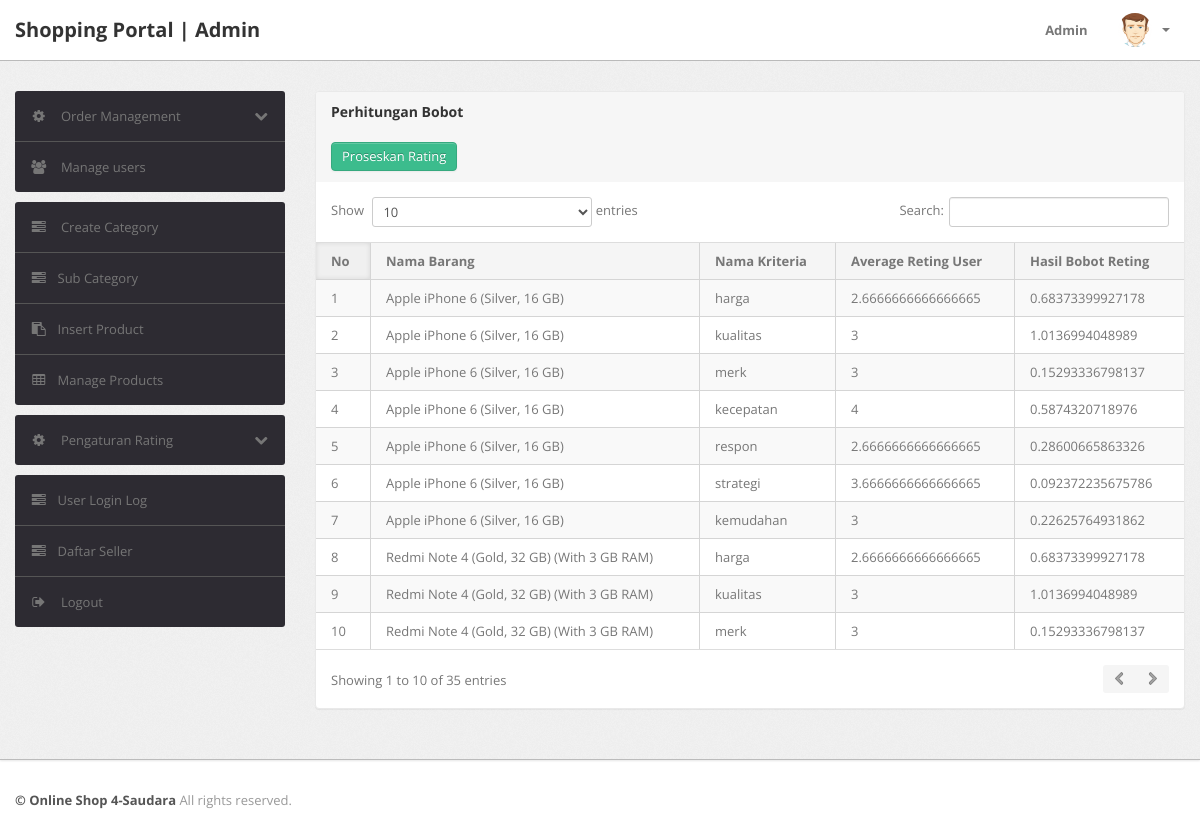
Screenshot of /admin/rating.php (signed in) with the database file from the repository.
### tables this page shows
CREATE TABLE `rating_group` (
  `id_penilaian_rating` int(11) NOT NULL,
  `id_barang_group` int(11) NOT NULL,
  `id_kriteria_group` int(11) NOT NULL,
  `total_rating` double NOT NULL,
  `bobot_rating` double NOT NULL
);

CREATE TABLE `products` (
  `id` int(11) NOT NULL,
  `category` int(11) NOT NULL,
  `subCategory` int(11) DEFAULT NULL,
  `productName` varchar(255) DEFAULT NULL,
  `productCompany` varchar(255) DEFAULT NULL,
  `productPrice` int(11) DEFAULT NULL,
  `productPriceBeforeDiscount` int(11) DEFAULT NULL,
  `productDescription` longtext DEFAULT NULL,
  `productImage1` varchar(255) DEFAULT NULL,
  `productImage2` varchar(255) DEFAULT NULL,
  `productImage3` varchar(255) DEFAULT NULL,
  `shippingCharge` int(11) DEFAULT NULL,
  `productAvailability` varchar(255) DEFAULT NULL,
  `postingDate` timestamp NULL DEFAULT current_timestamp(),
  `updationDate` varchar(255) DEFAULT NULL,
  `id_seller` int(11) DEFAULT NULL,
  `rating_produk` double NOT NULL
);

CREATE TABLE `kriteria` (
  `id_kriteria` int(11) NOT NULL,
  `nama_kriteria` varchar(100) NOT NULL
);

CREATE TABLE `bobot` (
  `id_bobot` int(11) NOT NULL,
  `id_kriteria_bobot` int(11) NOT NULL,
  `bobot` double NOT NULL
);

### admin/rating.php (the view, shortened to what this page needs)
<?php
include('include/config.php');
if(strlen($_SESSION['alogin'])==0)
{
	header('location:index.php');
}
else{
	?>
	<!DOCTYPE html>
	<html lang="en">
	<head>
		<link type="text/css" href="bootstrap/css/bootstrap.min.css" rel="stylesheet">
		<link type="text/css" href="bootstrap/css/bootstrap-responsive.min.css" rel="stylesheet">
		<link type="text/css" href="css/theme.css" rel="stylesheet">
		<link type="text/css" href="images/icons/css/font-awesome.css" rel="stylesheet">
	</head>
	<body>
		<?php include('include/header.php');?>
		<div class="wrapper">
			<div class="container">
				<div class="row">
					<?php include('include/sidebar.php');?>
					<div class="span9">
						<div class="content">
							<div class="module">
								<div class="module-head">
									<h3>Perhitungan Bobot</h3><br/>
									<button type="button" class="btn btn-success feed-id" data-toggle="modal"  data-target="#myModal">Proseskan Rating</button>
								</div>
								<div class="module-body table">
									<table cellpadding="0" cellspacing="0" border="0" class="datatable-1 table table-bordered table-striped	 display" width="100%">
										<thead>
											<tr>
												<th>No</th>
												<th>Nama Barang</th>
												<th>Nama Kriteria</th>
												<th>Average Reting User</th>
												<th>Hasil Bobot Reting</th>
											</tr>
										</thead>
										<tbody>
											<?php $query=mysqli_query($con,"SELECT * FROM rating_group,products,kriteria,bobot WHERE rating_group.id_barang_group=products.id AND rating_group.id_kriteria_group=kriteria.id_kriteria AND rating_group.id_kriteria_group=bobot.id_kriteria_bobot");
											$cnt=1;
											while($row=mysqli_fetch_array($query))
											{
												?>
												<tr>
													<td><?php echo htmlentities($cnt);?></td>
													<td><?php echo htmlentities($row['productName']);?></td>
													<td><?php echo htmlentities($row['nama_kriteria']);?></td>
													<td><?php echo htmlentities($row['total_rating']);?></td>
													<td><?php echo htmlentities($row['total_rating']*$row['bobot']);?></td>
</tr>
													<?php $cnt=$cnt+1; } ?>
</tbody>
													 					</table>
											</div>
										</div>
									</div>
								</div>
							</div>
						</div>
					</div>
					<?php include('include/footer.php');?>
				</body>
				<?php } ?>

### rows the page displays
rating_group: products.productName "Apple iPhone 6 (Silver, 16 GB)", kriteria.nama_kriteria "harga", total_rating "2.6666666666666665", $row['total_rating']*$row['bobot'] "0.68373399927178"
rating_group: products.productName "Apple iPhone 6 (Silver, 16 GB)", kriteria.nama_kriteria "kualitas", total_rating "3", $row['total_rating']*$row['bobot'] "1.0136994048989"
rating_group: products.productName "Apple iPhone 6 (Silver, 16 GB)", kriteria.nama_kriteria "merk", total_rating "3", $row['total_rating']*$row['bobot'] "0.15293336798137"
rating_group: products.productName "Apple iPhone 6 (Silver, 16 GB)", kriteria.nama_kriteria "kecepatan", total_rating "4", $row['total_rating']*$row['bobot'] "0.5874320718976"
rating_group: products.productName "Apple iPhone 6 (Silver, 16 GB)", kriteria.nama_kriteria "respon", total_rating "2.6666666666666665", $row['total_rating']*$row['bobot'] "0.28600665863326"
rating_group: products.productName "Apple iPhone 6 (Silver, 16 GB)", kriteria.nama_kriteria "strategi", total_rating "3.6666666666666665", $row['total_rating']*$row['bobot'] "0.092372235675786"
rating_group: products.productName "Apple iPhone 6 (Silver, 16 GB)", kriteria.nama_kriteria "kemudahan", total_rating "3", $row['total_rating']*$row['bobot'] "0.22625764931862"
rating_group: products.productName "Redmi Note 4 (Gold, 32 GB) (With 3 GB RAM)", kriteria.nama_kriteria "harga", total_rating "2.6666666666666665", $row['total_rating']*$row['bobot'] "0.68373399927178"
rating_group: products.productName "Redmi Note 4 (Gold, 32 GB) (With 3 GB RAM)", kriteria.nama_kriteria "kualitas", total_rating "3", $row['total_rating']*$row['bobot'] "1.0136994048989"
rating_group: products.productName "Redmi Note 4 (Gold, 32 GB) (With 3 GB RAM)", kriteria.nama_kriteria "merk", total_rating "3", $row['total_rating']*$row['bobot'] "0.15293336798137"
